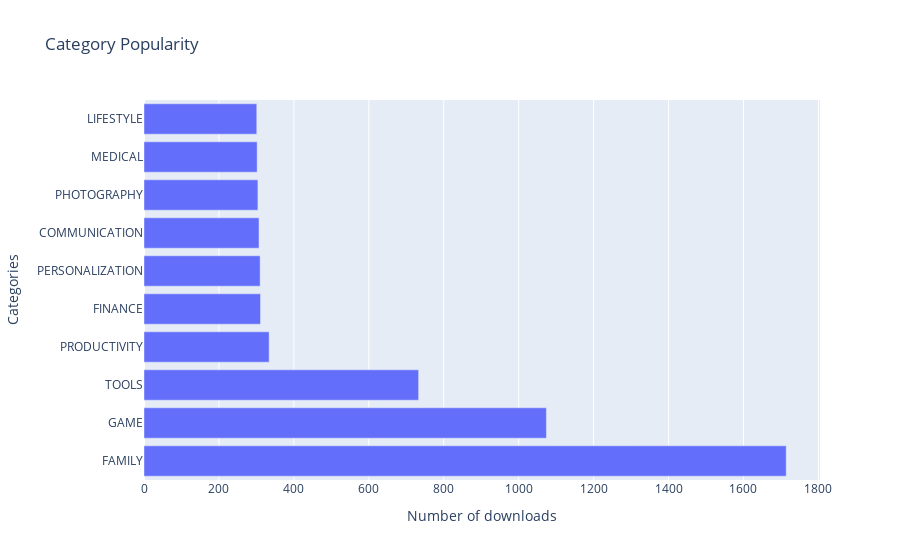

Notebook code for this chart:
### Code cell
bar = px.bar(y=top_category.index, x=top_category.values, labels=top_category.index, orientation='h', title="Category Popularity")
bar.update_layout(xaxis_title='Number of downloads', yaxis_title='Categories')
bar.show()

### Figure 1 — Plotly figure (JSON) as saved in the notebook; plotly's stock layout.template omitted (floating-point values rounded to 4 significant figures)
{"data": [{"alignmentgroup": "True", "hovertemplate": "x=%{x}<br>y=%{y}<extra></extra>", "legendgroup": "", "marker": {"color": "#636efa", "pattern": {"shape": ""}}, "name": "", "offsetgroup": "", "orientation": "h", "showlegend": false, "textposition": "auto", "type": "bar", "x": [1714, 1074, 733, 334, 311, 310, 307, 304, 302, 301], "xaxis": "x", "y": ["FAMILY", "GAME", "TOOLS", "PRODUCTIVITY", "FINANCE", "PERSONALIZATION", "COMMUNICATION", "PHOTOGRAPHY", "MEDICAL", "LIFESTYLE"], "yaxis": "y"}], "layout": {"barmode": "relative", "legend": {"tracegroupgap": 0}, "title": {"text": "Category Popularity"}, "xaxis": {"anchor": "y", "domain": [0, 1], "title": {"text": "Number of downloads"}}, "yaxis": {"anchor": "x", "domain": [0, 1], "title": {"text": "Categories"}}}}
